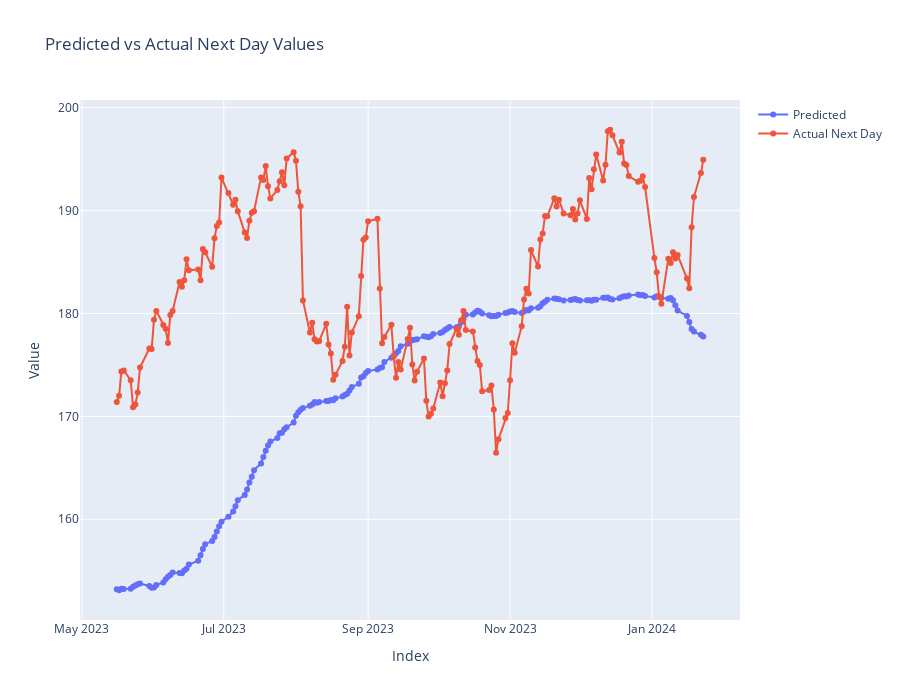

Notebook cell for this chart:
### Code cell
trace_pred = go.Scatter(
    x=np.array(date_test).flatten(),
    y=signals['pred'],
    mode='lines+markers',
    name='Predicted'
)

trace_true = go.Scatter(
    x=np.array(date_test).flatten(),
    y=signals['next_day'],
    mode='lines+markers',
    name='Actual Next Day'
)

# Define the layout
layout = go.Layout(
    title='Predicted vs Actual Next Day Values',
    xaxis=dict(title='Index'),
    yaxis=dict(title='Value'),
    height=700
)

# Create the figure and add traces
fig = go.Figure(data=[trace_pred, trace_true], layout=layout)

# Show the figure
fig.show()

### Figure 1 — Plotly figure (JSON) as saved in the notebook; plotly's stock layout.template omitted (floating-point values rounded to 4 significant figures; data arrays with more than 128 entries replaced by an {"elided": "..."} marker saying what was removed)
{"data": [{"mode": "lines+markers", "name": "Predicted", "type": "scatter", "x": {"elided": "173 str values"}, "y": {"elided": "173 float values"}}, {"mode": "lines+markers", "name": "Actual Next Day", "type": "scatter", "x": {"elided": "173 str values"}, "y": {"elided": "173 float values"}}], "layout": {"height": 700, "title": {"text": "Predicted vs Actual Next Day Values"}, "xaxis": {"title": {"text": "Index"}}, "yaxis": {"title": {"text": "Value"}}}}
